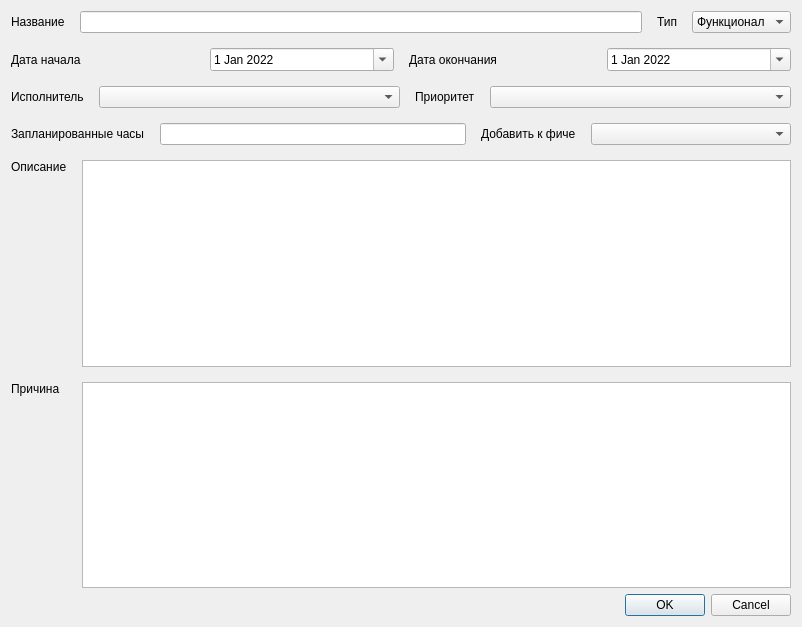
<?xml version="1.0" encoding="UTF-8"?>
<ui version="4.0">
 <class>CreateTaskWindow</class>
 <widget class="QWidget" name="CreateTaskWindow">
  <property name="geometry">
   <rect>
    <x>0</x>
    <y>0</y>
    <width>802</width>
    <height>627</height>
   </rect>
  </property>
  <property name="windowTitle">
   <string>Form</string>
  </property>
  <layout class="QVBoxLayout" name="verticalLayout">
   <item>
    <layout class="QGridLayout" name="gridLayout">
     <property name="spacing">
      <number>15</number>
     </property>
     <item row="0" column="0" colspan="2">
      <layout class="QHBoxLayout" name="horizontalLayout_3">
       <item>
        <widget class="QLabel" name="label">
         <property name="text">
          <string>Название</string>
         </property>
        </widget>
       </item>
       <item>
        <widget class="QLineEdit" name="name">
         <property name="inputMask">
          <string>0</string>
         </property>
        </widget>
       </item>
       <item>
        <widget class="QLabel" name="label_3">
         <property name="text">
          <string>Тип</string>
         </property>
        </widget>
       </item>
       <item>
        <widget class="QComboBox" name="type_box">
         <item>
          <property name="text">
           <string>Функционал</string>
          </property>
         </item>
         <item>
          <property name="text">
           <string>Задача</string>
          </property>
         </item>
         <item>
          <property name="text">
           <string>Баг</string>
          </property>
         </item>
        </widget>
       </item>
      </layout>
     </item>
     <item row="1" column="0" colspan="2">
      <layout class="QHBoxLayout" name="horizontalLayout_2">
       <item>
        <widget class="QLabel" name="label_7">
         <property name="text">
          <string>Дата начала</string>
         </property>
        </widget>
       </item>
       <item>
        <widget class="QDateEdit" name="date_start">
         <property name="calendarPopup">
          <bool>true</bool>
         </property>
         <property name="date">
          <date>
           <year>2022</year>
           <month>1</month>
           <day>1</day>
          </date>
         </property>
        </widget>
       </item>
       <item>
        <widget class="QLabel" name="label_8">
         <property name="text">
          <string>Дата окончания</string>
         </property>
        </widget>
       </item>
       <item>
        <widget class="QDateEdit" name="date_end">
         <property name="calendarPopup">
          <bool>true</bool>
         </property>
         <property name="date">
          <date>
           <year>2022</year>
           <month>1</month>
           <day>1</day>
          </date>
         </property>
        </widget>
       </item>
      </layout>
     </item>
     <item row="2" column="0" colspan="2">
      <layout class="QHBoxLayout" name="horizontalLayout">
       <item>
        <widget class="QLabel" name="label_4">
         <property name="text">
          <string>Исполнитель</string>
         </property>
        </widget>
       </item>
       <item>
        <widget class="QComboBox" name="member_box">
         <property name="sizePolicy">
          <sizepolicy hsizetype="Expanding" vsizetype="Fixed">
           <horstretch>0</horstretch>
           <verstretch>0</verstretch>
          </sizepolicy>
         </property>
        </widget>
       </item>
       <item>
        <widget class="QLabel" name="label_5">
         <property name="text">
          <string>Приоритет</string>
         </property>
        </widget>
       </item>
       <item>
        <widget class="QComboBox" name="priority_box">
         <property name="sizePolicy">
          <sizepolicy hsizetype="Expanding" vsizetype="Fixed">
           <horstretch>0</horstretch>
           <verstretch>0</verstretch>
          </sizepolicy>
         </property>
        </widget>
       </item>
      </layout>
     </item>
     <item row="3" column="0" colspan="2">
      <layout class="QHBoxLayout" name="horizontalLayout_4">
       <item>
        <widget class="QLabel" name="label_6">
         <property name="text">
          <string>Запланированные часы</string>
         </property>
        </widget>
       </item>
       <item>
        <widget class="QLineEdit" name="plan_hours">
         <property name="sizePolicy">
          <sizepolicy hsizetype="Expanding" vsizetype="Fixed">
           <horstretch>0</horstretch>
           <verstretch>0</verstretch>
          </sizepolicy>
         </property>
         <property name="maximumSize">
          <size>
           <width>16777215</width>
           <height>16777215</height>
          </size>
         </property>
        </widget>
       </item>
       <item>
        <layout class="QHBoxLayout" name="add_layout">
         <item>
          <widget class="QLabel" name="ladd_to">
           <property name="text">
            <string>Добавить к фиче</string>
           </property>
          </widget>
         </item>
         <item>
          <widget class="QComboBox" name="feature_box">
           <property name="sizePolicy">
            <sizepolicy hsizetype="Expanding" vsizetype="Fixed">
             <horstretch>0</horstretch>
             <verstretch>0</verstretch>
            </sizepolicy>
           </property>
           <property name="minimumSize">
            <size>
             <width>200</width>
             <height>0</height>
            </size>
           </property>
          </widget>
         </item>
        </layout>
       </item>
      </layout>
     </item>
     <item row="4" column="0">
      <widget class="QLabel" name="label_2">
       <property name="text">
        <string>Описание</string>
       </property>
       <property name="alignment">
        <set>Qt::AlignLeading|Qt::AlignLeft|Qt::AlignTop</set>
       </property>
      </widget>
     </item>
     <item row="4" column="1">
      <widget class="QPlainTextEdit" name="description"/>
     </item>
     <item row="5" column="0">
      <widget class="QLabel" name="lreason">
       <property name="text">
        <string>Причина</string>
       </property>
       <property name="alignment">
        <set>Qt::AlignLeading|Qt::AlignLeft|Qt::AlignTop</set>
       </property>
      </widget>
     </item>
     <item row="5" column="1">
      <widget class="QPlainTextEdit" name="reason"/>
     </item>
    </layout>
   </item>
   <item>
    <widget class="QDialogButtonBox" name="ok_cancel">
     <property name="orientation">
      <enum>Qt::Horizontal</enum>
     </property>
     <property name="standardButtons">
      <set>QDialogButtonBox::Cancel|QDialogButtonBox::Ok</set>
     </property>
    </widget>
   </item>
  </layout>
 </widget>
 <resources/>
 <connections/>
</ui>
